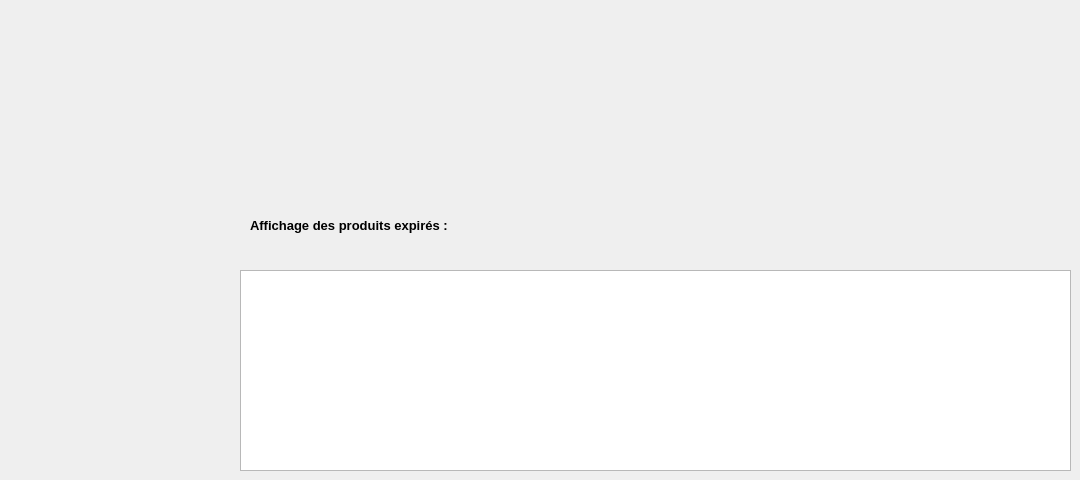
      <widget class="QWidget" name="tab_4">
       <attribute name="title">
        <string>Page</string>
       </attribute>
       <widget class="QTableView" name="tableView_3">
        <property name="geometry">
         <rect>
          <x>240</x>
          <y>270</y>
          <width>831</width>
          <height>201</height>
         </rect>
        </property>
       </widget>
       <widget class="QLabel" name="label_23">
        <property name="geometry">
         <rect>
          <x>250</x>
          <y>210</y>
          <width>271</width>
          <height>31</height>
         </rect>
        </property>
        <property name="font">
         <font>
          <pointsize>10</pointsize>
          <weight>75</weight>
          <bold>true</bold>
          <underline>false</underline>
         </font>
        </property>
        <property name="text">
         <string>Affichage des produits expirés :</string>
        </property>
       </widget>
       <widget class="QPushButton" name="pushButton_2">
        <property name="geometry">
         <rect>
          <x>230</x>
          <y>10</y>
          <width>841</width>
          <height>181</height>
         </rect>
        </property>
        <property name="styleSheet">
         <string notr="true">#pushButton_2{
background-color: transparent;
border-image: url(:/boutonok/Sans titre-1.png);
background: none;
border: none;
background-repeat: none;
}

#ok:pressed{
background-color: transparent;
background: none;
border: none;
background-repeat: none;
}</string>
        </property>
        <property name="text">
         <string/>
        </property>
       </widget>
      </widget>
